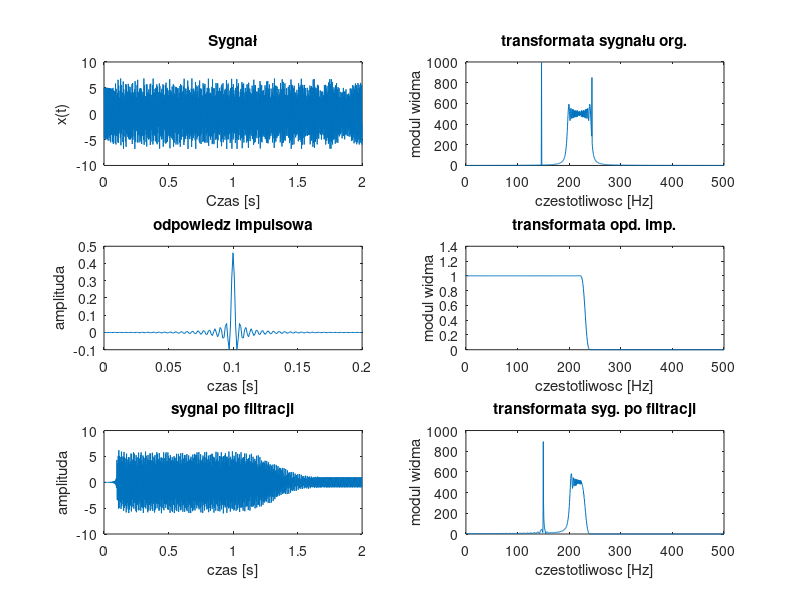

Write the MATLAB code that produced this figure.
close all;
clear all;



N = 2000;
fp = 1000;
t = 0:1/fp:(N-1)/fp;

x = 5*chirp(t,200,4,300) + sin(2*pi*150*t)+sin(2*pi*250*t);

figure; 

subplot(3, 2, 1);
plot(t, x);
title('Sygnał');
xlabel('Czas [s]');
ylabel('x(t)');

Nf=2048;
Nf21=Nf/2+1;
tx=linspace(0,fp/2,Nf21);
xf=fft(x);
xf_mod=abs(xf);
subplot(322);
plot(tx,xf_mod(1:Nf21));
title('transformata sygnału org.');
xlabel('czestotliwosc [Hz]');
ylabel('modul widma');

M=201;
y=fir1(M-1,.463);
ty=0:1/fp:(M-1)/fp;
subplot(323);
plot(ty,y);
title('odpowiedz impulsowa');
xlabel('czas [s]');
ylabel('amplituda');

Nfy=1024;
Nf21y=Nfy/2+1;
tyf=linspace(0,fp/2,Nf21y);
yf=fft(y,Nfy);
yf_mod=abs(yf);
subplot(324);
plot(tyf,yf_mod(1:Nf21y));
title('transformata opd. imp.');
xlabel('czestotliwosc [Hz]');
ylabel('modul widma');


z=filter(y,1,x);
subplot(325);
plot(t,z);
title('sygnal po filtracji');
xlabel('czas [s]');
ylabel('amplituda');


zf=fft(z,Nf);
zf_mod=abs(zf);
subplot(326);
plot(tx,zf_mod(1:Nf21));
title('transformata syg. po filtracji');
xlabel('czestotliwosc [Hz]');
ylabel('modul widma');









